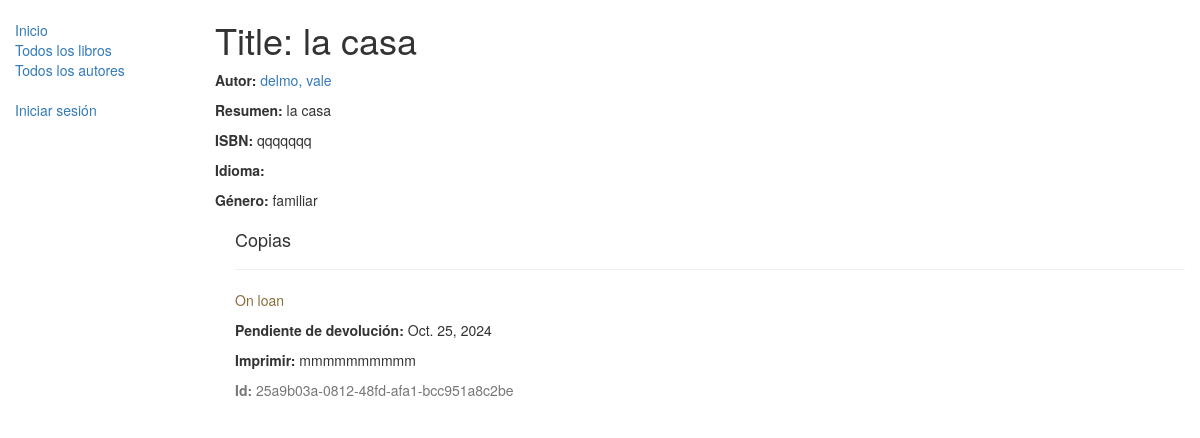
The app's page /catalog/book/1/ with its own data.
### catalog/models.py (models this page shows, shortened)
class Book(models.Model):
    title = models.CharField(max_length=200)
    author = models.ForeignKey('Author', on_delete=models.SET_NULL, null=True)
    summary = models.TextField(max_length=1000, help_text="Ingrese una breve descripción del libro")
    isbn = models.CharField('ISBN', max_length=13, help_text='13 Caracteres <a href="https://www.isbn-international.org/content/what-isbn">ISBN number</a>')
    genre = models.ManyToManyField(Genre, help_text='Seleccione un género para este libro')

class Author(models.Model):
    first_name = models.CharField(max_length=100)
    last_name = models.CharField(max_length=100)
    date_of_birth = models.DateField(null=True, blank=True)
    date_of_death = models.DateField('Died', null=True, blank=True)
    def __str__(self):
        return '%s, %s' % (self.last_name, self.first_name)

class Genre(models.Model):
    name = models.CharField(max_length=200, help_text="Ingrese el nombre del género (p. ej. Ciencia Ficción, Poesía Francesa, etc.)")
    def __str__(self):
        return self.name

class BookInstance(models.Model):
    id = models.UUIDField(primary_key=True, default=uuid.uuid4, help_text="ID único para este libro particular en toda la biblioteca")
    book = models.ForeignKey('Book', on_delete=models.SET_NULL, null=True)
    imprint = models.CharField(max_length=200)
    borrower = models.ForeignKey(User, on_delete=models.SET_NULL, null=True, blank=True)
    due_back = models.DateField(null=True, blank=True)
    LOAN_STATUS = (
        ('m', 'Maintenance'),
        ('o', 'On loan'),
        ('a', 'Available'),
        ('r', 'Reserved'),
    )
    status = models.CharField(max_length=1, choices=LOAN_STATUS, blank=True, default='m', help_text='Disponibilidad del libro')
    class Meta:
        ordering = ['due_back']
        permissions = (("can_mark_returned", "Set book as returned"),)

### catalog/views.py (the view)
# urls.py: path('book/<int:pk>/', views.BookDetailView.as_view(), name='book-detail'),  # Asegúrate de que hay un '/' al final
class BookDetailView(generic.DetailView):
    model = Book
    template_name = 'catalog/book_detail.html'

### catalog/templates/catalog/book_detail.html
{% extends "base_generic.html" %}
{% block content %}
  <h1>Title: {{ book.title }}</h1>
  <p><strong>Autor:</strong> <a href="{% url 'author-detail' book.author.pk %}">{{ book.author }}</a></p>
  <p><strong>Resumen:</strong> {{ book.summary }}</p>
  <p><strong>ISBN:</strong> {{ book.isbn }}</p>
  <p><strong>Idioma:</strong> {{ book.language }}</p>
  <p><strong>Género:</strong> {% for genre in book.genre.all %} {{ genre }}{% if not forloop.last %}, {% endif %}{% endfor %}</p>
  <div style="margin-left:20px;margin-top:20px">
    <h4>Copias</h4>
    {% for copy in book.bookinstance_set.all %}
      <hr>
      <p class="{% if copy.status == 'a' %}text-success{% elif copy.status == 'm' %}text-danger{% else %}text-warning{% endif %}">{{ copy.get_status_display }}</p>
      {% if copy.status != 'a' %}
        <p><strong>Pendiente de devolución:</strong> {{ copy.due_back }}</p>
      {% endif %}
      <p><strong>Imprimir:</strong> {{ copy.imprint }}</p>
      <p class="text-muted"><strong>Id:</strong> {{ copy.id }}</p>
    {% endfor %}
  </div>
{% endblock %}

### records on screen
Book: title "la casa", author "delmo, vale", summary "la casa", isbn "qqqqqqq"
Genre: name "familiar"
BookInstance: status "On loan", due_back "Oct. 25, 2024", imprint "mmmmmmmmmm", id "25a9b03a-0812-48fd-afa1-bcc951a8c2be"
